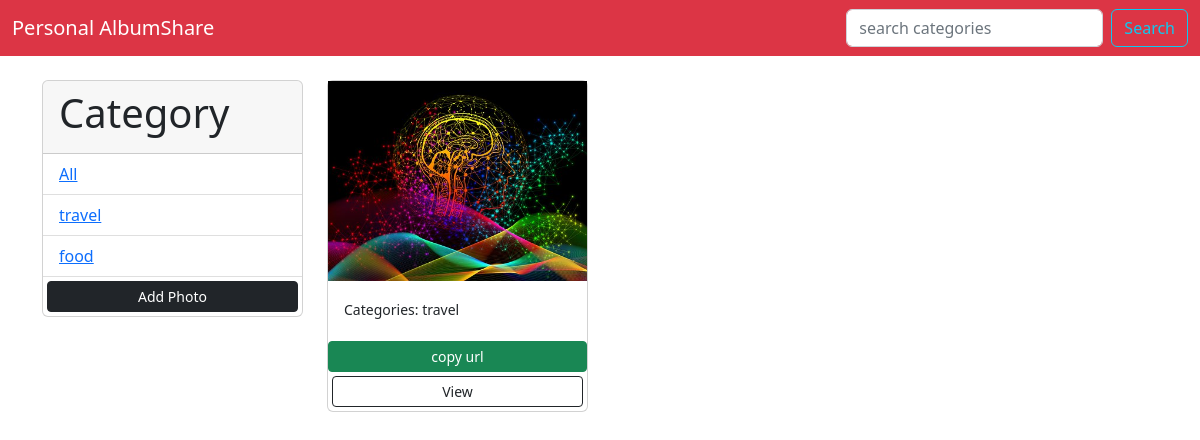
/?category=travel, run on the app's committed database.
### photos/models.py (models this page shows, shortened)
class Category(models.Model):
    class Meta:
        verbose_name = 'Category'
        verbose_name_plural = 'Categories'
    name = models.CharField(max_length=100, null=False, blank=False)

class Photo(models.Model):
    class Meta:
        verbose_name = 'Photo'
        verbose_name_plural = 'Photos'
    category = models.ForeignKey(Category, on_delete=models.SET_NULL, null=True, blank=True)
    image = models.ImageField(null=False, blank=False)
    description = models.TextField()

### photos/views.py (the view)
# urls.py: path('', views.gallery, name='gallery'),
def gallery(request):
    category =request.GET.get('category')
    if category == None:
        photos = Photo.objects.all()
    else:
        photos = Photo.objects.filter(category__name=category)
    categories = Category.objects.all()
    context = {'categories': categories, 'photos': photos }
    return render(request, 'photos/gallery.html',context)

### photos/templates/photos/gallery.html (shortened to what this page needs)
<!DOCTYPE html>
<html lang="en">
<head>
    <link href="https://cdn.jsdelivr.net/npm/bootstrap@5.2.0-beta1/dist/css/bootstrap.min.css" rel="stylesheet">
</head>
<body>
    <nav class="navbar navbar-expand-lg navbar-dark bg-danger mb-4">
        <div class="container-fluid">
            <a class="navbar-brand" href="{% url 'gallery' %}">Personal AlbumShare</a>
            <form class="d-flex" action="{% url 'search' %}">
                <input class="form-control me-2" type="search"
                  placeholder="search categories" aria-label="Search"
                  name="query" >
                <button class="btn btn-outline-info" type="submit">Search</button>
            </form>
        </div>
    </nav>
    <div class="container">
        <div class="row">
            <div class="col-md-3">
                <div class="card">
                    <div class="card-header">
                      <h1>Category</h1>
                    </div>
                    <ul class="list-group list-group-flush">
                        <li class="list-group-item">
                            <a href="{% url 'gallery' %}">All</a>
                        </li>
                        {% for category in categories %}
                            <li class="list-group-item">
                                <a href="{% url 'gallery' %}?category={{ category.name }}">
                                    {{category.name}}
                                </a>
                                </li>
                        {% endfor %}
                        <a href="{% url 'add' %}" class="btn btn-dark btn-block btn-sm  m-1">Add Photo</a>
                    </ul>
                </div>
            </div>
            <div class="col-md-9">
                <div class="row">
                    {% for photo in photos %}
                        <div class="col-md-4">
                            <div class="card">
                                <img class="image-thumbnail" src="{{photo.image.url}}"  alt="...">
                                <div class="card-body">
                                    <small>Categories: {{photo.category.name}}</small>
                                </div>
                                <button type="button" class="btn btn-success btn-sm mt-1 copy-btn"
                                    data-url="{% url 'photo' photo.id %}">copy url</button>
                                <a href="{% url 'photo' photo.id %}" class="btn btn-outline-dark btn-sm m-1">View</a>
                            </div>
                        </div>
                        {% empty %}
                        <h2>No Photos.....</h2>
                    {% endfor %}
                </div>
            </div>
        </div>
    </div>
</body>
</html>

### photos/templates/photos/gallery.html (style rules this page uses)
.image-thumbnail { height: 200px; object-fit: cover; }

### data on the page
Category: name "travel"
Category: name "food"
Photo: image (picture), category.name "travel"
